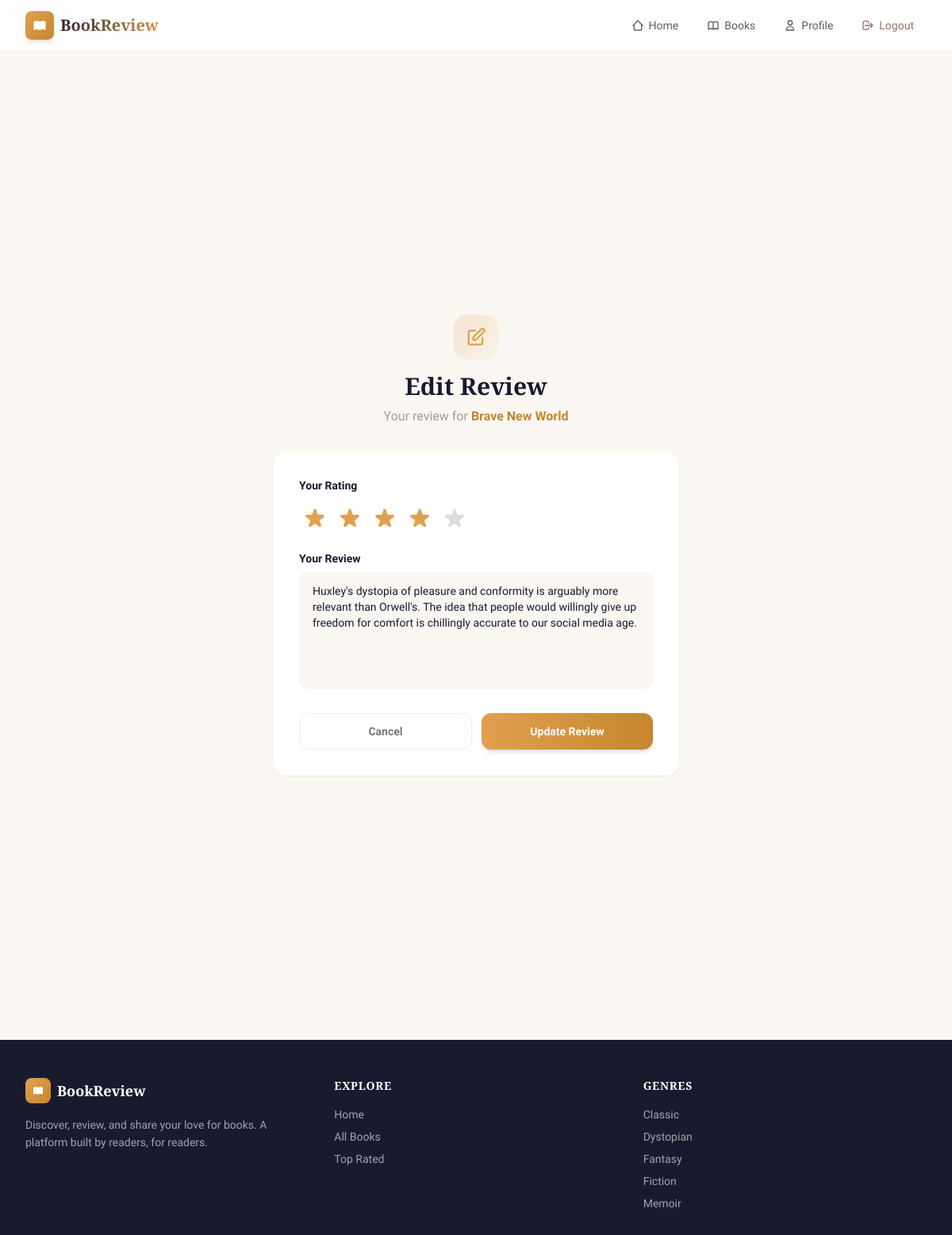
The page /review/edit/10 (signed in) on the database its author committed.
### models.py (models this page shows, shortened)
class Book(db.Model):
    __tablename__ = 'book'
    id = db.Column(db.Integer, primary_key=True)
    title = db.Column(db.String(200), nullable=False)
    author = db.Column(db.String(150), nullable=False)
    genre = db.Column(db.String(100), nullable=False)
    description = db.Column(db.Text, nullable=False)
    cover_image = db.Column(db.String(300), default='')
    reviews = db.relationship('Review', backref='book', lazy=True)

class Review(db.Model):
    __tablename__ = 'review'
    id = db.Column(db.Integer, primary_key=True)
    rating = db.Column(db.Integer, nullable=False)
    review_text = db.Column(db.Text, nullable=False)
    created_at = db.Column(db.DateTime, default=datetime.utcnow)
    user_id = db.Column(db.Integer, db.ForeignKey('user.id'), nullable=False)
    book_id = db.Column(db.Integer, db.ForeignKey('book.id'), nullable=False)

### app.py (the view, shortened to what this page needs)
@app.route('/review/edit/<int:review_id>', methods=['GET', 'POST'])
@login_required
def edit_review(review_id):
    review = Review.query.get_or_404(review_id)
    if review.user_id != current_user.id:
        flash('You can only edit your own reviews.', 'danger')
        return redirect(url_for('home'))
    form = ReviewForm(obj=review)
    return render_template('edit_review.html', form=form, review=review)

### forms.py
class ReviewForm(FlaskForm):
    rating = IntegerField('Rating', validators=[
        DataRequired(message='Please select a rating'),
        NumberRange(min=1, max=5, message='Rating must be between 1 and 5')
    ])
    review_text = TextAreaField('Your Review', validators=[
        DataRequired(message='Please write your review'),
        Length(min=10, max=2000, message='Review must be 10-2000 characters')
    ])
    submit = SubmitField('Submit Review')

### app.py (called while the page is built)
@login_manager.user_loader
def load_user(user_id):
    return User.query.get(int(user_id))

@app.context_processor
def inject_globals():
    return {
        'genres': [g[0] for g in db.session.query(Book.genre).distinct().order_by(Book.genre).all()]
    }

### templates/edit_review.html (shortened to what this page needs)
{% extends "base.html" %}
{% block content %}
<section class="min-h-[80vh] flex items-center justify-center py-12 px-4">
    <div class="w-full max-w-lg">
        <div class="text-center mb-8">
            <div class="w-14 h-14 bg-gradient-to-br from-amber/20 to-amber/5 rounded-2xl flex items-center justify-center mx-auto mb-4">
                <svg class="w-7 h-7 text-amber" fill="none" stroke="currentColor" stroke-width="2" viewBox="0 0 24 24"><path stroke-linecap="round" stroke-linejoin="round" d="M11 5H6a2 2 0 00-2 2v11a2 2 0 002 2h11a2 2 0 002-2v-5m-1.414-9.414a2 2 0 112.828 2.828L11.828 15H9v-2.828l8.586-8.586z"/></svg>
            </div>
            <h1 class="font-display text-3xl font-bold text-ink">Edit Review</h1>
            <p class="text-ink/40 mt-2">Your review for <a href="{{ url_for('book_detail', book_id=review.book_id) }}" class="text-amber-dark font-semibold hover:text-amber">{{ review.book.title }}</a></p>
        </div>
        <div class="bg-white rounded-2xl p-8 shadow-sm border border-amber/5">
            <form method="POST" action="{{ url_for('edit_review', review_id=review.id) }}">
                <div class="mb-5">
                    <label class="block text-sm font-semibold text-ink mb-3">Your Rating</label>
                    <div class="flex gap-1" id="star-rating">
                        {% for i in range(1, 6) %}
                        <button type="button" onclick="setRating({{ i }})" class="star-btn p-1 transition-transform hover:scale-125" data-value="{{ i }}">
                            <svg class="w-8 h-8 {% if i <= form.rating.data or i <= review.rating %}star-active{% else %}text-ink/15{% endif %} star-icon transition-colors" fill="currentColor" viewBox="0 0 20 20">
                                <path d="M9.049 2.927c.3-.921 1.603-.921 1.902 0l1.07 3.292a1 1 0 00.95.69h3.462c.969 0 1.371 1.24.588 1.81l-2.8 2.034a1 1 0 00-.364 1.118l1.07 3.292c.3.921-.755 1.688-1.54 1.118l-2.8-2.034a1 1 0 00-1.175 0l-2.8 2.034c-.784.57-1.838-.197-1.539-1.118l1.07-3.292a1 1 0 00-.364-1.118L2.98 8.72c-.783-.57-.38-1.81.588-1.81h3.461a1 1 0 00.951-.69l1.07-3.292z"/>
                            </svg>
                        </button>
                        {% endfor %}
                    </div>
                </div>
                <div class="mb-6">
                    <label class="block text-sm font-semibold text-ink mb-2">Your Review</label>
                    <textarea name="review_text" rows="6" class="w-full px-4 py-3 rounded-xl bg-parchment border border-amber/10 text-sm focus:outline-none input-glow resize-none">{{ form.review_text.data or review.review_text }}</textarea>
                </div>
                <div class="flex gap-3">
                    <a href="{{ url_for('book_detail', book_id=review.book_id) }}" class="flex-1 py-3 border border-amber/20 text-ink/60 font-semibold rounded-xl hover:bg-amber/5 transition-all text-sm text-center">
                        Cancel
                    </a>
                    <button type="submit" class="flex-1 py-3 bg-gradient-to-r from-amber to-amber-dark text-white font-semibold rounded-xl shadow-md hover:shadow-lg transition-all text-sm">
                        Update Review
                    </button>
                </div>
            </form>
        </div>
    </div>
</section>
{% endblock %}

### templates/base.html (style rules this page uses)
body { font-family: 'Source Sans 3', system-ui, sans-serif; }
h1, h2, h3, h4, h5, h6, .font-display { font-family: 'Playfair Display', Georgia, serif; }
.star-active { color: #e2a04f; text-shadow: 0 0 8px rgba(226, 160, 79, 0.4); }

### rows shown on the page
Book: book "Brave New World"
Review: review_text "Huxley's dystopia of pleasure and conformity is arguably more relevant than Orwell's. The idea that people would willingly give up freedom for comfort is chillingly accurate to our social media age."

### other values the page prints
{{ genre }} "Classic" "Dystopian" "Fantasy" "Fiction" "Memoir"
